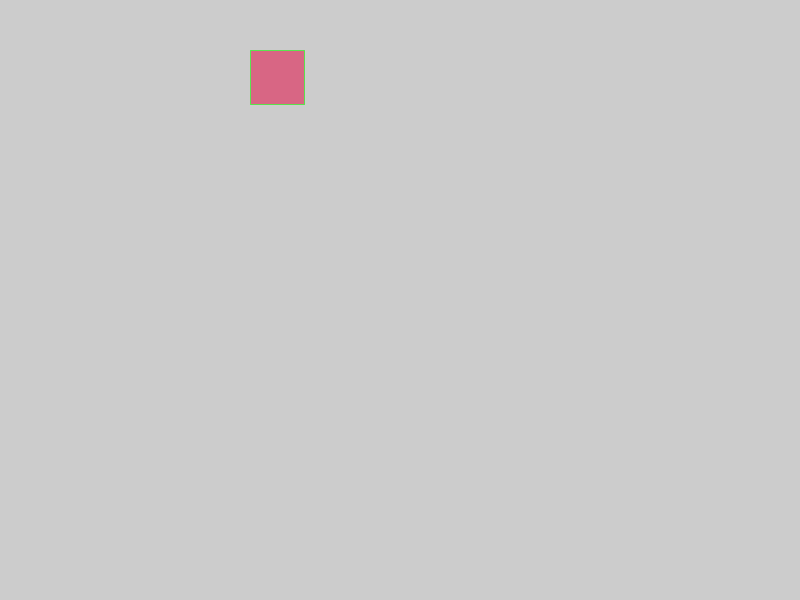
Frame 1 (no input)
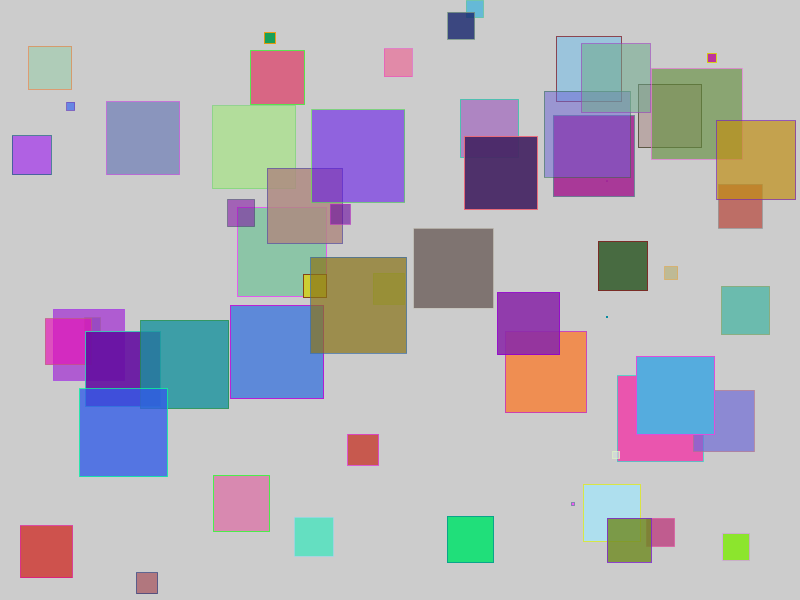
Frame 60 (the mouse pressed at the canvas centre just before this capture)
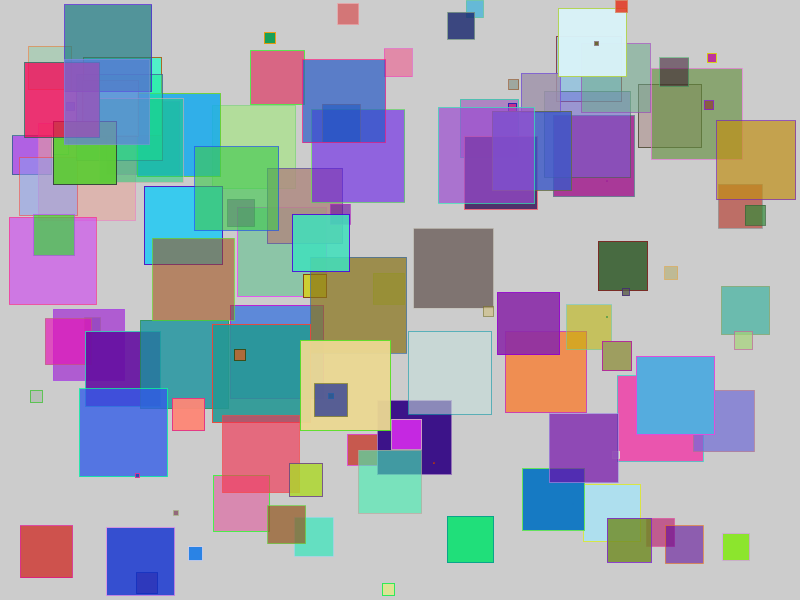
Frame 120 (the mouse held since frame 60 and released just before this capture)

The Processing sketch that drew these frames (run headless with seeded random() and noise(); from frame 60 on, the mouse is pressed at the canvas centre):

// Processing sketch: rand_rects
// ── rand_rects.pde
// Transparent random squares.
//*///////////////////////////

float W=.0; // global variable

void setup() // uses external W
{
  size(800,600);  // window size
  frameRate(200); // animation speed
  // Once you know what dimensions of the window are, 
  W=width/8;      // We can calculate 'W'
}

// Our own function
int side() // uses external W
{
  return int( random(W) );
}

// visualisation
void draw()
{
  float alfa=128+random(128); // random opacity (local variable)
  stroke(random(255),random(255),random(255),alfa); // same opacity
  fill(random(255),random(255),random(255),alfa); // for stroke & fill
  float s=side(); // side of the square (local variable)
  rect(random(width-s),random(height-s),s,s); // Think, why "-s" ?
}

/// @date 2026 ( → https://github.com/borkowsk/bookProcessingEN)
